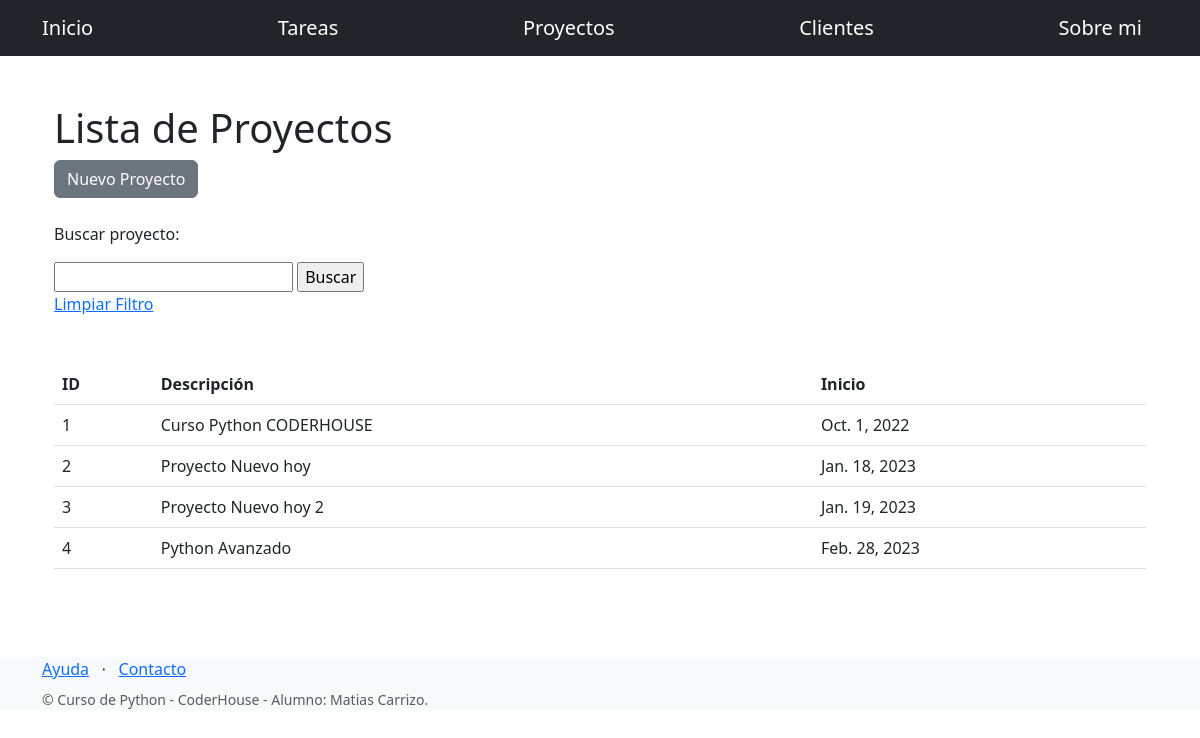
The page /tareas/lista-proyectos/ on the database as committed earlier.
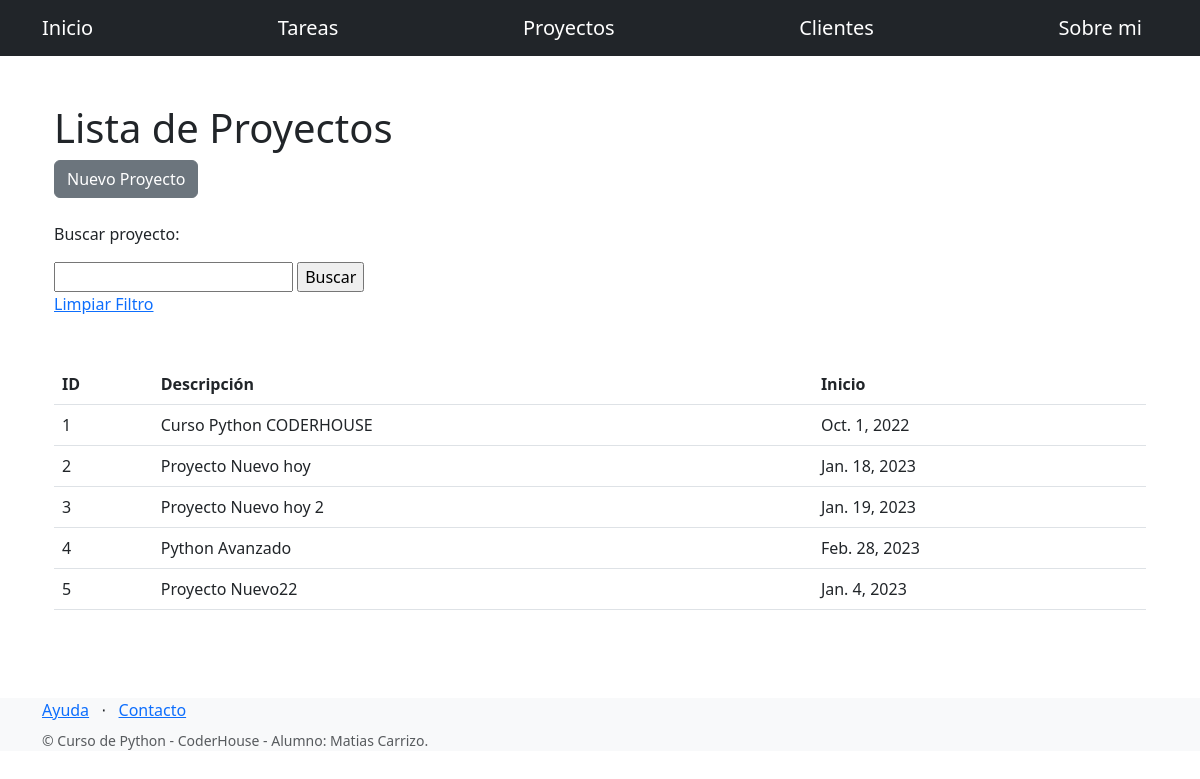
The same page on the database as committed later.
### tareas/models.py (models this page shows, shortened)
class Proyectos(models.Model):
    proyecto = models.CharField(max_length=64)
    fecha_inicio = models.DateField(null=True)

### tareas/views.py (the view)
# urls.py: path("lista-proyectos/", listar_proyectos, name="lista_proyectos"),
def listar_proyectos(request):
    contexto = {
        'proyectos': Proyectos.objects.all()
    }
    return render(
        request=request,
        template_name='tareas/lista_proyectos.html',
        context=contexto
        )

### tareas/templates/tareas/lista_proyectos.html (shortened to what this page needs)
{% extends "tareas/base.html" %}
{% block contenido %}
<div class="container">
    <h1>Lista de Proyectos</h1>
    <a href="{% url 'crear_proyecto' %}" class="btn btn-secondary">Nuevo Proyecto</a>
</div>
<br>
<div class="container">
    <form action="{% url 'buscar_proyecto' %}" method="post">
        <p>Buscar proyecto:</p>
        <input type="text" name="proyecto">
        <input type="submit" value="Buscar">
    </form>
    <a href="{% url 'lista_proyectos' %}">Limpiar Filtro</a>
</div>
<br>
<br>
<div class="container">
    <table class="table">
        <thead>
            <tr>
                <th>ID</th>
                <th>Descripción</th>
                <th>Inicio</th>
            </tr>
        </thead>
        <tbody>
            {% for proyecto in proyectos %}
            <tr>
                <td>{{ proyecto.id }}</td>
                <td>{{ proyecto.proyecto }}</td>
                <td>{{ proyecto.fecha_inicio }}</td>
            </tr>
            {% endfor %}
        </tbody>
    </table>
</div>
{% endblock contenido %}

Rows that differ between the two databases and show on the page:
added Proyectos: id "5", proyecto "Proyecto Nuevo22", fecha_inicio "Jan. 4, 2023"
